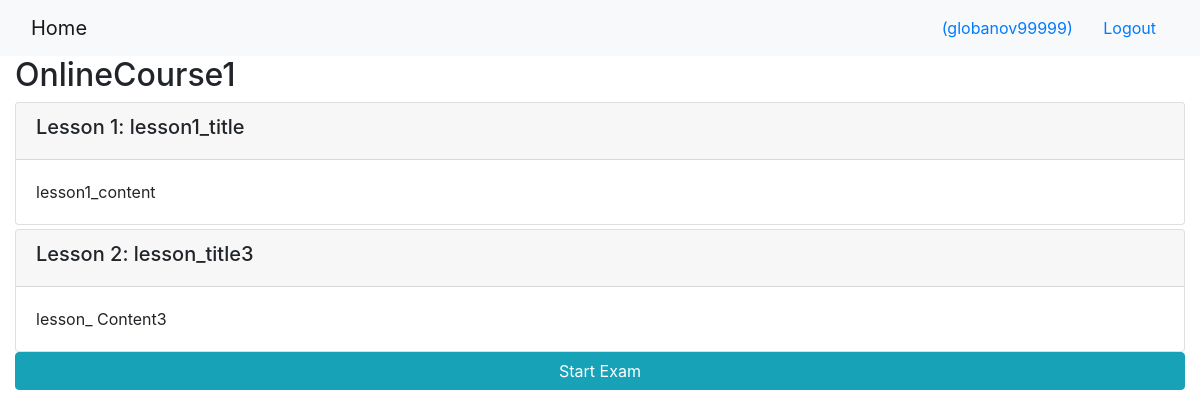
/onlinecourse/1/ (signed in), run on the app's committed database.
### onlinecourse/models.py (models this page shows, shortened)
class Course(models.Model):
    name = models.CharField(null=False, max_length=30, default='online course')
    image = models.ImageField(upload_to='course_images/')
    description = models.CharField(max_length=1000)
    pub_date = models.DateField(null=True)
    instructors = models.ManyToManyField(Instructor)
    users = models.ManyToManyField(settings.AUTH_USER_MODEL, through='Enrollment')
    total_enrollment = models.IntegerField(default=0)
    is_enrolled = False

class Lesson(models.Model):
    title = models.CharField(max_length=200, default="title")
    order = models.IntegerField(default=0)
    course = models.ForeignKey(Course, on_delete=models.CASCADE)
    content = models.TextField()

### onlinecourse/views.py (the view)
# urls.py: path('<int:pk>/', views.CourseDetailView.as_view(), name='course_details'),
class CourseDetailView(generic.DetailView):
    model = Course
    template_name = 'onlinecourse/course_detail_bootstrap.html'

### onlinecourse/templates/onlinecourse/course_detail_bootstrap.html (shortened to what this page needs)
<!DOCTYPE html>
<html lang="en">
<head>
     {% load static %}
    <link rel="stylesheet" href="https://maxcdn.bootstrapcdn.com/bootstrap/4.5.2/css/bootstrap.min.css">
</head>
<body>
    <nav class="navbar navbar-light bg-light">
        <div class="container-fluid">
            <div class="navbar-header">
                  <a class="navbar-brand" href="{% url 'onlinecourse:index' %}">Home</a>
            </div>
            <ul class="nav navbar-nav navbar-right">
                {% if user.is_authenticated %}
                <li>
                    <a class="btn btn-link" href="#">{{ user.first_name }}({{ user.username }})</a>
                    <a class="btn btn-link" href="{% url 'onlinecourse:logout' %}">Logout</a>
                </li>
                {% endif %}
            </ul>
        </div>
    </nav>
    <div class="container-fluid">
            <h2>{{ course.name }}</h2>
            <div class="card-columns-vertical">
                {% for lesson in course.lesson_set.all %}
                    <div class="card mt-1">
                        <div class="card-header"><h5>Lesson {{lesson.order|add:1}}: {{lesson.title}}</h5></div>
                        <div class="card-body">{{lesson.content}}</div>
                    </div>
                {% endfor %}
            </div>
            <button id="exam" class="btn btn-info btn-block" data-toggle="collapse" data-target="#collapseExample" aria-expanded="false">
                Start Exam
            </button>
    </div>
</body>
</html>

### data on the page
Course: name "OnlineCourse1"
Lesson: order|add "1", title "lesson1_title", content "lesson1_content"
Lesson: order|add "2", title "lesson_title3", content "lesson_ Content3"

### other printed values
{{ user.username }} "globanov99999"
